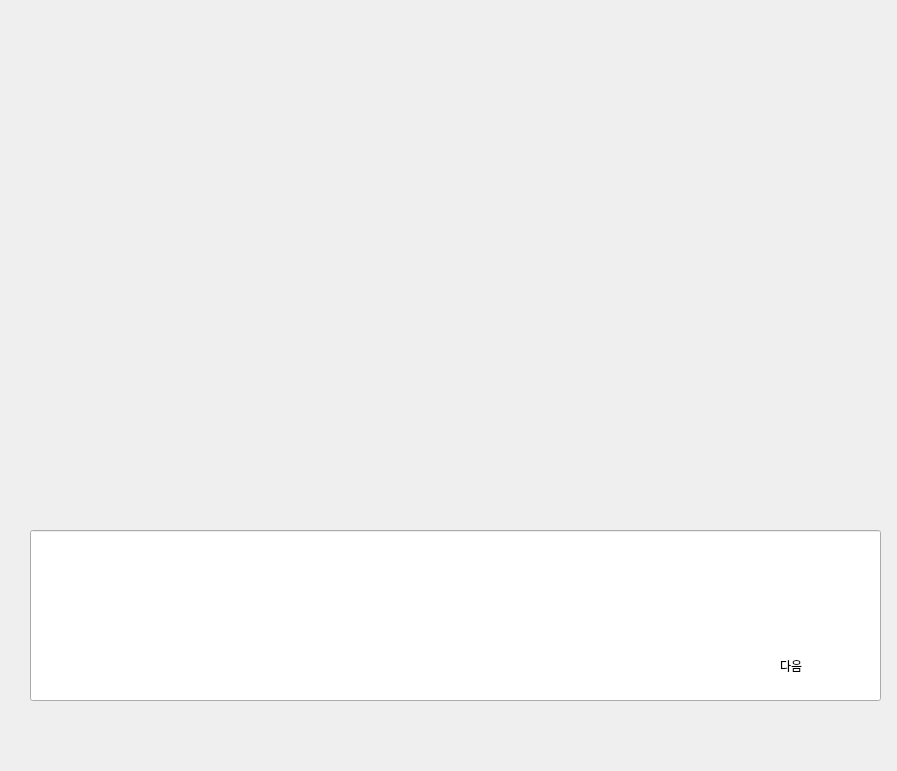
<?xml version="1.0" encoding="UTF-8"?>
<ui version="4.0">
 <class>MainWindow</class>
 <widget class="QMainWindow" name="MainWindow">
  <property name="geometry">
   <rect>
    <x>0</x>
    <y>0</y>
    <width>897</width>
    <height>771</height>
   </rect>
  </property>
  <property name="windowTitle">
   <string>MainWindow</string>
  </property>
  <widget class="QWidget" name="label_2">
   <widget class="QLabel" name="label">
    <property name="enabled">
     <bool>true</bool>
    </property>
    <property name="geometry">
     <rect>
      <x>-30</x>
      <y>-10</y>
      <width>1031</width>
      <height>941</height>
     </rect>
    </property>
    <property name="text">
     <string/>
    </property>
    <property name="pixmap">
     <pixmap>what_text.png</pixmap>
    </property>
   </widget>
   <widget class="QLineEdit" name="lineEdit">
    <property name="geometry">
     <rect>
      <x>30</x>
      <y>530</y>
      <width>851</width>
      <height>171</height>
     </rect>
    </property>
   </widget>
   <widget class="QLabel" name="next_btn">
    <property name="geometry">
     <rect>
      <x>780</x>
      <y>650</y>
      <width>91</width>
      <height>31</height>
     </rect>
    </property>
    <property name="text">
     <string>다음</string>
    </property>
   </widget>
  </widget>
 </widget>
 <resources/>
 <connections/>
</ui>
